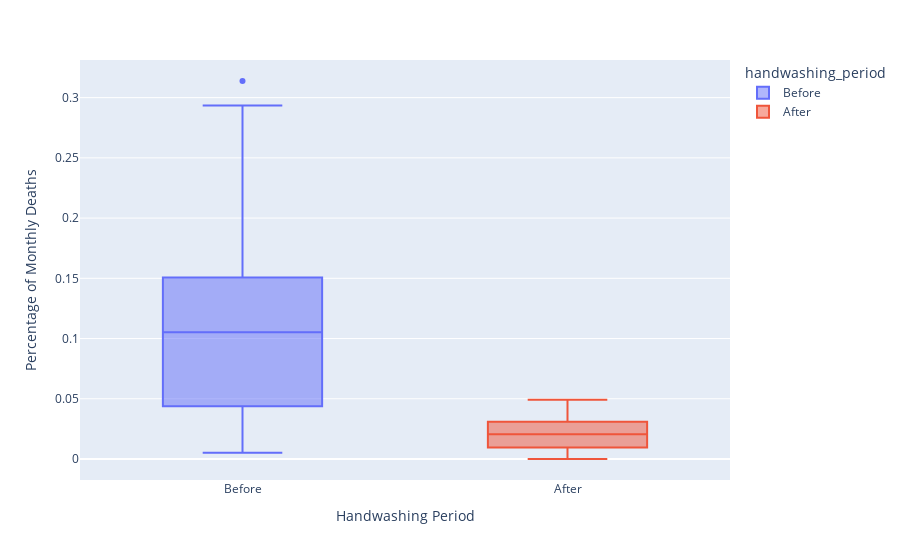

The notebook cell this image was saved under:
### Code cell
box = px.box(data_frame=df_monthly, x='handwashing_period', y='pct_death', color='handwashing_period')

box.update_layout(xaxis_title='Handwashing Period',
                  yaxis_title='Percentage of Monthly Deaths',)

### Figure 1 — Plotly figure (JSON) as saved in the notebook; plotly's stock layout.template omitted (floating-point values rounded to 4 significant figures)
{"data": [{"alignmentgroup": "True", "hovertemplate": "handwashing_period=%{x}<br>pct_death=%{y}<extra></extra>", "legendgroup": "Before", "marker": {"color": "#636efa"}, "name": "Before", "notched": false, "offsetgroup": "Before", "orientation": "v", "showlegend": true, "type": "box", "x": ["Before", "Before", "Before", "Before", "Before", "Before", "Before", "Before", "Before", "Before", "Before", "Before", "Before", "Before", "Before", "Before", "Before", "Before", "Before", "Before", "Before", "Before", "Before", "Before", "Before", "Before", "Before", "Before", "Before", "Before", "Before", "Before", "Before", "Before", "Before", "Before", "Before", "Before", "Before", "Before", "Before", "Before", "Before", "Before", "Before", "Before", "Before", "Before", "Before", "Before", "Before", "Before", "Before", "Before", "Before", "Before", "Before", "Before", "Before", "Before", "Before", "Before", "Before", "Before", "Before", "Before", "Before", "Before", "Before", "Before", "Before", "Before", "Before", "Before", "Before", "Before"], "x0": " ", "xaxis": "x", "y": [0.1457, 0.07531, 0.04332, 0.01569, 0.007843, 0.05, 0.08421, 0.01351, 0.01878, 0.1102, 0.2255, 0.2085, 0.1222, 0.1023, 0.1074, 0.03226, 0.06593, 0.2078, 0.2546, 0.1839, 0.2934, 0.2297, 0.3138, 0.1912, 0.1597, 0.1241, 0.1193, 0.06098, 0.04082, 0.005236, 0.01554, 0.02262, 0.176, 0.07143, 0.08051, 0.1516, 0.1128, 0.1703, 0.1731, 0.05833, 0.02679, 0.04369, 0.0632, 0.01224, 0.03226, 0.1102, 0.1055, 0.07591, 0.04745, 0.04452, 0.04231, 0.04392, 0.07143, 0.06122, 0.03586, 0.1055, 0.1484, 0.1094, 0.1049, 0.1339, 0.1809, 0.1543, 0.1897, 0.1344, 0.1015, 0.131, 0.1806, 0.1439, 0.1496, 0.1077, 0.05369, 0.03215, 0.01923, 0.03607, 0.1827, 0.1224], "y0": " ", "yaxis": "y"}, {"alignmentgroup": "True", "hovertemplate": "handwashing_period=%{x}<br>pct_death=%{y}<extra></extra>", "legendgroup": "After", "marker": {"color": "#EF553B"}, "name": "After", "notched": false, "offsetgroup": "After", "orientation": "v", "showlegend": true, "type": "box", "x": ["After", "After", "After", "After", "After", "After", "After", "After", "After", "After", "After", "After", "After", "After", "After", "After", "After", "After", "After", "After", "After", "After"], "x0": " ", "xaxis": "x", "y": [0.02239, 0.012, 0.01894, 0.0458, 0.03957, 0.04472, 0.0293, 0.03534, 0.006873, 0, 0.006557, 0.009585, 0.01136, 0.003717, 0, 0.009615, 0.02341, 0.02903, 0.0134, 0.02233, 0.03085, 0.04926], "y0": " ", "yaxis": "y"}], "layout": {"boxmode": "overlay", "legend": {"title": {"text": "handwashing_period"}, "tracegroupgap": 0}, "margin": {"t": 60}, "xaxis": {"anchor": "y", "categoryarray": ["Before", "After"], "categoryorder": "array", "domain": [0, 1], "title": {"text": "Handwashing Period"}}, "yaxis": {"anchor": "x", "domain": [0, 1], "title": {"text": "Percentage of Monthly Deaths"}}}}
